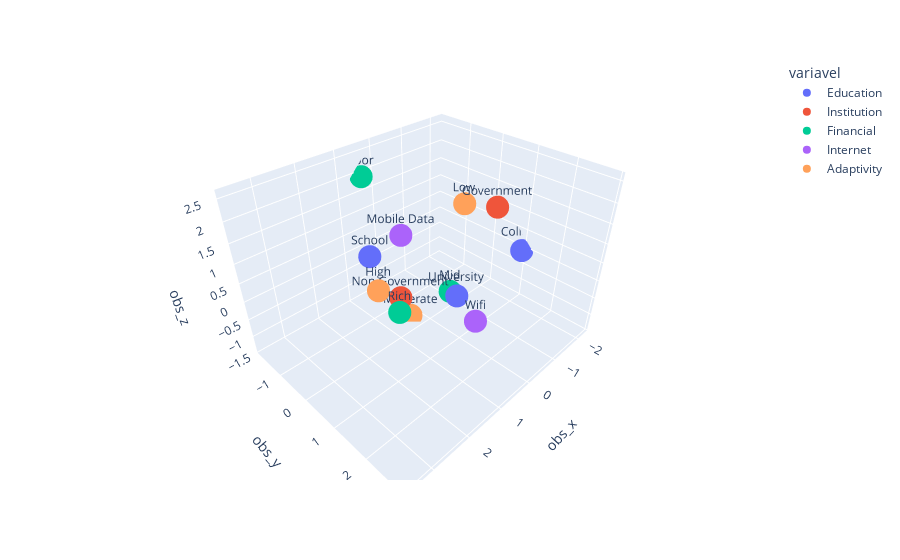

Here is the notebook cell this chart was saved with:
### Code cell
# Segundo passo: gerar o gráfico de pontos

fig = px.scatter_3d(chart_df_mca, 
                    x='obs_x', 
                    y='obs_y', 
                    z='obs_z',
                    color='variavel',
                    text=chart_df_mca.categoria_id)
fig.show()

### Figure 1 — Plotly figure (JSON) as saved in the notebook; plotly's stock layout.template omitted (floating-point values rounded to 4 significant figures)
{"data": [{"hovertemplate": "variavel=Education<br>obs_x=%{x}<br>obs_y=%{y}<br>obs_z=%{z}<br>categoria_id=%{text}<extra></extra>", "legendgroup": "Education", "marker": {"color": "#636efa", "symbol": "circle"}, "mode": "markers+text", "name": "Education", "scene": "scene", "showlegend": true, "text": ["College", "School", "University"], "type": "scatter3d", "x": [-2.235, 0.8415, 0.09528], "y": [1.008, -1.217, 0.9308], "z": [-0.0226, 0.1961, -0.2171]}, {"hovertemplate": "variavel=Institution<br>obs_x=%{x}<br>obs_y=%{y}<br>obs_z=%{z}<br>categoria_id=%{text}<extra></extra>", "legendgroup": "Institution", "marker": {"color": "#EF553B", "symbol": "circle"}, "mode": "markers+text", "name": "Institution", "scene": "scene", "showlegend": true, "text": ["Government", "Non Government"], "type": "scatter3d", "x": [-1.495, 0.6939], "y": [0.6854, -0.3181], "z": [1.364, -0.6333]}, {"hovertemplate": "variavel=Financial<br>obs_x=%{x}<br>obs_y=%{y}<br>obs_z=%{z}<br>categoria_id=%{text}<extra></extra>", "legendgroup": "Financial", "marker": {"color": "#00cc96", "symbol": "circle"}, "mode": "markers+text", "name": "Financial", "scene": "scene", "showlegend": true, "text": ["Mid", "Poor", "Rich"], "type": "scatter3d", "x": [-0.4639, 0.4341, 3.555], "y": [0.2269, -1.845, 2.91], "z": [-0.7761, 1.93, 2.523]}, {"hovertemplate": "variavel=Internet<br>obs_x=%{x}<br>obs_y=%{y}<br>obs_z=%{z}<br>categoria_id=%{text}<extra></extra>", "legendgroup": "Internet", "marker": {"color": "#ab63fa", "symbol": "circle"}, "mode": "markers+text", "name": "Internet", "scene": "scene", "showlegend": true, "text": ["Mobile Data", "Wifi"], "type": "scatter3d", "x": [-0.101, 0.1376], "y": [-1.138, 1.551], "z": [0.4188, -0.5707]}, {"hovertemplate": "variavel=Adaptivity<br>obs_x=%{x}<br>obs_y=%{y}<br>obs_z=%{z}<br>categoria_id=%{text}<extra></extra>", "legendgroup": "Adaptivity", "marker": {"color": "#FFA15A", "symbol": "circle"}, "mode": "markers+text", "name": "Adaptivity", "scene": "scene", "showlegend": true, "text": ["High", "Low", "Moderate"], "type": "scatter3d", "x": [3.481, -1.193, 0.3595], "y": [2.388, -0.05557, -0.3394], "z": [2.566, 1.289, -1.401]}], "layout": {"legend": {"title": {"text": "variavel"}, "tracegroupgap": 0}, "margin": {"t": 60}, "scene": {"domain": {"x": [0, 1], "y": [0, 1]}, "xaxis": {"title": {"text": "obs_x"}}, "yaxis": {"title": {"text": "obs_y"}}, "zaxis": {"title": {"text": "obs_z"}}}}}
